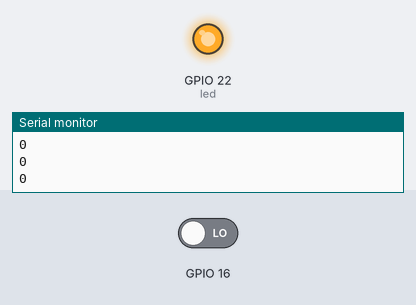
A sketch run on a simulated ESP32. Parts: output pins drawn as LEDs (lit = HIGH), the last lines printed to the serial monitor. The test bench sets the inputs (shaded band); at power-on: GPIO 16 LOW.

Above: at 1.2 s.
1.3 s: GPIO 16 driven HIGH
At 2.5 s:
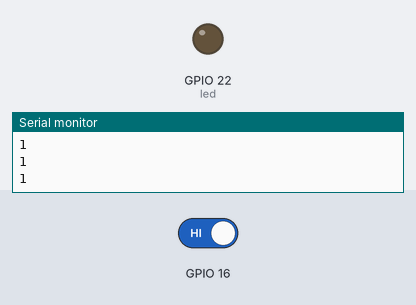
2.8 s: GPIO 16 driven LOW
At 3.7 s:
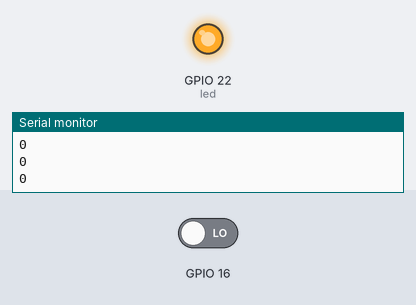
Timing chart, 0 to 5.8 s (numbered marks = the images above; inputs shaded):
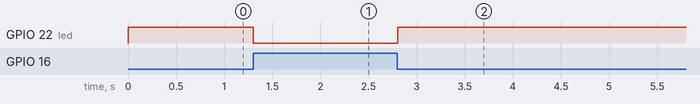

Measured:
- after the input at 1.3 s, GPIO 22 (led): HIGH → LOW at once
- after the input at 2.8 s, GPIO 22 (led): LOW → HIGH at once

The sketch:

esp32.mini.radar.HW-MS03.210201.ino
```cpp
int led = 22;
void setup()
{
  Serial.begin(9600);
  pinMode(led, OUTPUT);
  pinMode(16, INPUT);
}

void loop() {
  int data = digitalRead(16); //
  Serial.println(data);
  digitalWrite(led, !data); //
  delay(100);
}
```
